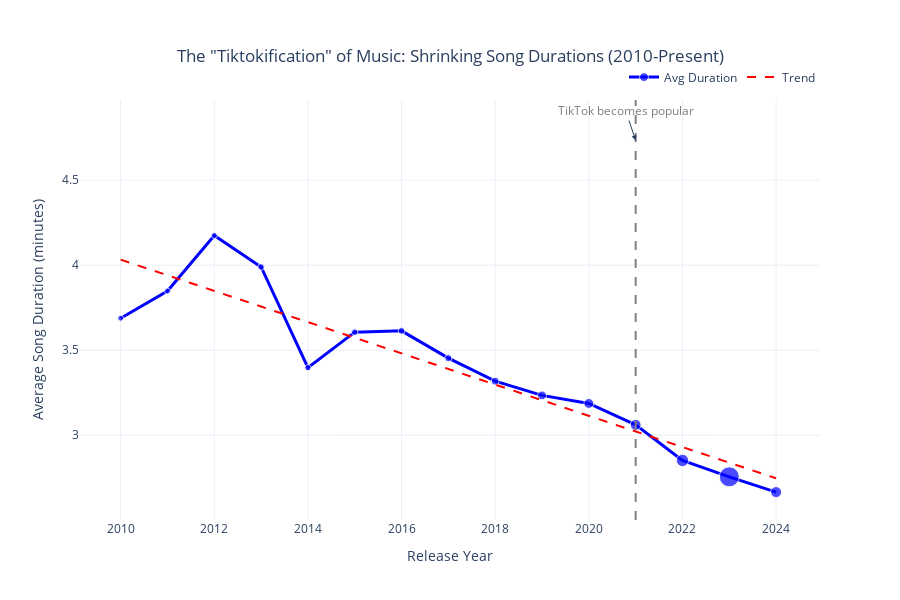

Here is the notebook cell this chart was saved with:
### Code cell
# Create the figure
fig = make_subplots(specs=[[{"secondary_y": False}]])

# Plot Average Song Duration
fig.add_trace(
    go.Scatter(
        x=yearly_stats['Release year'],
        y=yearly_stats['mean_duration'],
        mode='lines+markers',
        name='Avg Duration',
        marker=dict(
            size=yearly_stats['song_count'] / yearly_stats['song_count'].max() * 15 + 5,
            color='blue',  # Single color to reduce mental load
        ),
        line=dict(width=3),
        hovertemplate='<b>Year:</b> %{x}<br>' +
                      '<b>Avg Duration:</b> %{y:.2f} minutes<br>' +
                      '<b>Song Count:</b> %{text}',
        text=yearly_stats['song_count']
    )
)

# Trendline (linear regression)
z = np.polyfit(yearly_stats['Release year'], yearly_stats['mean_duration'], 1)
p = np.poly1d(z)
fig.add_trace(
    go.Scatter(
        x=yearly_stats['Release year'],
        y=p(yearly_stats['Release year']),
        mode='lines',
        name='Trend',
        line=dict(color='red', width=2, dash='dash'),
        hoverinfo='skip'
    )
)

# TikTok rise annotation + vertical line
fig.add_vline(
    x=2021, 
    line_width=2, 
    line_dash="dash", 
    line_color="gray"
)

fig.add_annotation(
    x=2021,
    y=max(yearly_stats['mean_duration']) + 0.5,
    text="TikTok becomes popular",
    showarrow=True,
    arrowhead=2,
    arrowsize=1,
    arrowwidth=1,
    yshift=10,
    font=dict(size=12, color="gray")
)

# Layout polishing
fig.update_layout(
    title={
        'text': 'The "Tiktokification" of Music: Shrinking Song Durations (2010-Present)',
        'x': 0.5,
        'xanchor': 'center',
        'yanchor': 'top'
    },
    xaxis_title='Release Year',
    yaxis_title='Average Song Duration (minutes)',
    legend=dict(
        orientation="h",
        yanchor="bottom",
        y=1.02,
        xanchor="right",
        x=1
    ),
    template='plotly_white',
    height=600
)

fig.update_xaxes(hoverformat='.0f')

fig.show()

### Figure 1 — Plotly figure (JSON) as saved in the notebook; plotly's stock layout.template omitted (floating-point values rounded to 4 significant figures)
{"data": [{"hovertemplate": "<b>Year:</b> %{x}<br><b>Avg Duration:</b> %{y:.2f} minutes<br><b>Song Count:</b> %{text}", "line": {"width": 3}, "marker": {"color": "blue", "size": [5.844, 5.99, 5.997, 6.627, 6.315, 6.627, 6.82, 7.097, 7.97, 8.793, 9.887, 10.88, 12.35, 20.0, 11.02]}, "mode": "lines+markers", "name": "Avg Duration", "text": [122.0, 143.0, 144.0, 235.0, 190.0, 235.0, 263.0, 303.0, 429.0, 548.0, 706.0, 849.0, 1062.0, 2167.0, 870.0], "type": "scatter", "x": [2010, 2011, 2012, 2013, 2014, 2015, 2016, 2017, 2018, 2019, 2020, 2021, 2022, 2023, 2024], "y": [3.688, 3.848, 4.175, 3.99, 3.397, 3.606, 3.614, 3.453, 3.318, 3.234, 3.187, 3.061, 2.851, 2.755, 2.665]}, {"hoverinfo": "skip", "line": {"color": "red", "dash": "dash", "width": 2}, "mode": "lines", "name": "Trend", "type": "scatter", "x": [2010, 2011, 2012, 2013, 2014, 2015, 2016, 2017, 2018, 2019, 2020, 2021, 2022, 2023, 2024], "y": [4.033, 3.941, 3.849, 3.757, 3.665, 3.573, 3.481, 3.39, 3.298, 3.206, 3.114, 3.022, 2.93, 2.838, 2.746]}], "layout": {"annotations": [{"arrowhead": 2, "arrowsize": 1, "arrowwidth": 1, "font": {"color": "gray", "size": 12}, "showarrow": true, "text": "TikTok becomes popular", "x": 2021, "y": 4.675, "yshift": 10}], "height": 600, "legend": {"orientation": "h", "x": 1, "xanchor": "right", "y": 1.02, "yanchor": "bottom"}, "shapes": [{"line": {"color": "gray", "dash": "dash", "width": 2}, "type": "line", "x0": 2021, "x1": 2021, "xref": "x", "y0": 0, "y1": 1, "yref": "y domain"}], "title": {"text": "The \"Tiktokification\" of Music: Shrinking Song Durations (2010-Present)", "x": 0.5, "xanchor": "center", "yanchor": "top"}, "xaxis": {"anchor": "y", "domain": [0, 1], "hoverformat": ".0f", "title": {"text": "Release Year"}}, "yaxis": {"anchor": "x", "domain": [0, 1], "title": {"text": "Average Song Duration (minutes)"}}}}
